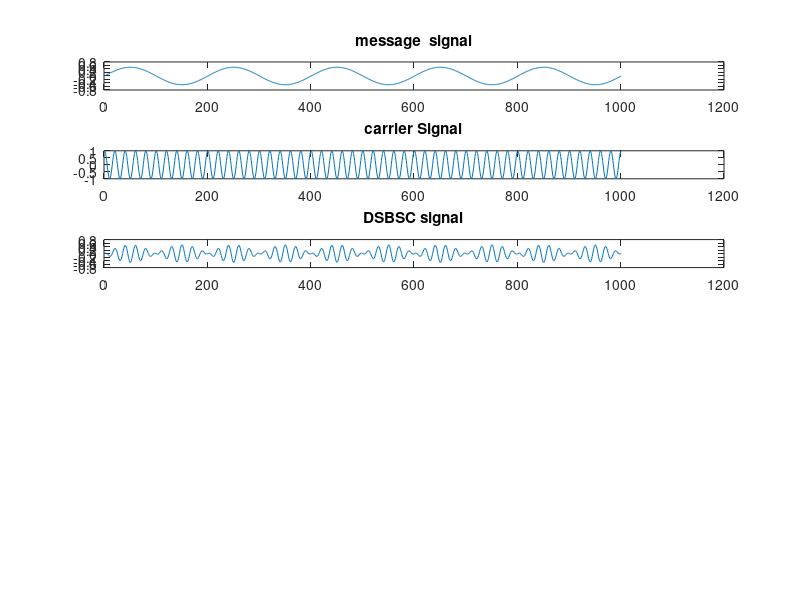

The MATLAB script that drew this image: (Note: this script raises an error after producing the figure.)
clc;
clear all;
close all;
t=0:0.001:1;
fm=5;
fc=50;
m=(1/2*sin(2*pi*fm*t));
subplot(6,1,1);
plot(m);
title('message  signal');
C=cos(2*pi*fc*t);
subplot(6,1,2);
plot(C);
title('carrier Signal'); 
y=m.*C;
subplot(6,1,3);
plot(y);
title('DSBSC signal');
%demodulation of DSBSC
s1=y.*c;
[b,a]=butter(5,0.1);
s2=filter(b,a,s1);
subplot(6,1,4);
plot(s2);
title('demodulation of dsbsc');